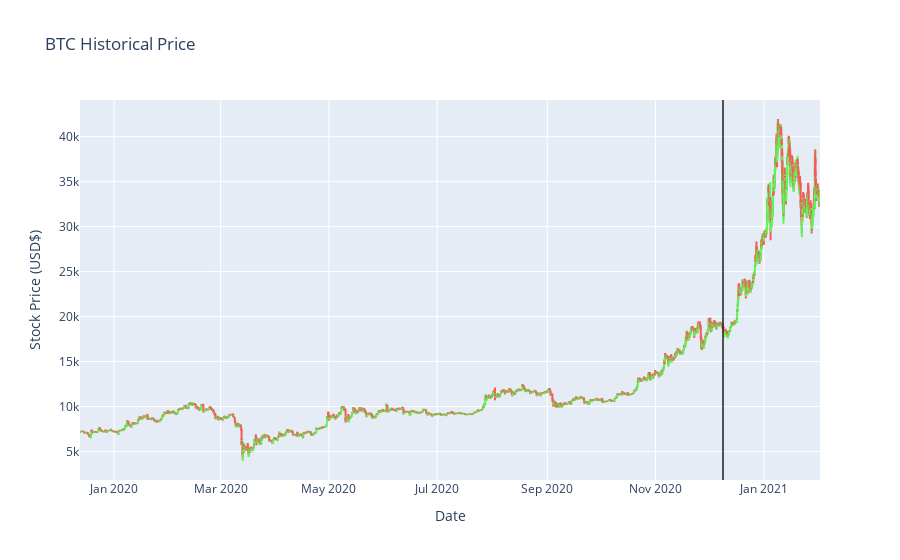

The notebook cell saved with this chart:
### Code cell
import plotly.graph_objs as go
from plotly.offline import download_plotlyjs, init_notebook_mode, plot, iplot

trace = go.Ohlc(x=amzn_df['date'],
                open=amzn_df['open'],
                high=amzn_df['high'],
                low=amzn_df['low'],
                close=amzn_df['close'],
               increasing=dict(line=dict(color= '#58FA58')),
                decreasing=dict(line=dict(color= '#FA5858')))

layout = {
    'title': 'BTC Historical Price',
    'xaxis': {'title': 'Date',
             'rangeslider': {'visible': False}},
    'yaxis': {'title': 'Stock Price (USD$)'},
    'shapes': [{
        'x0': '2020-12-09', 'x1': '2020-12-09',
        'y0': 0, 'y1': 1, 'xref': 'x', 'yref': 'paper',
        'line': {'color': 'rgb(30,30,30)', 'width': 1}
    }],
    'annotations': [{
        'x': '2019-12-20', 'y': 0.05, 'xref': 'x', 'yref': 'paper',
        'showarrow': False, 'xanchor': 'left',
        'text': ''
    }]
}

data = [trace]

fig = go.Figure(data=data, layout=layout)
iplot(fig, filename='simple_ohlc')

### Figure 1 — Plotly figure (JSON) as saved in the notebook; plotly's stock layout.template omitted (floating-point values rounded to 4 significant figures; data arrays with more than 128 entries replaced by an {"elided": "..."} marker saying what was removed)
{"data": [{"close": {"elided": "10005 float values"}, "decreasing": {"line": {"color": "#FA5858"}}, "high": {"elided": "10005 float values"}, "increasing": {"line": {"color": "#58FA58"}}, "low": {"elided": "10005 float values"}, "open": {"elided": "10005 float values"}, "type": "ohlc", "x": {"elided": "10005 str values"}}], "layout": {"annotations": [{"showarrow": false, "text": "", "x": "2019-12-20", "xanchor": "left", "xref": "x", "y": 0.05, "yref": "paper"}], "shapes": [{"line": {"color": "rgb(30,30,30)", "width": 1}, "x0": "2020-12-09", "x1": "2020-12-09", "xref": "x", "y0": 0, "y1": 1, "yref": "paper"}], "title": {"text": "BTC Historical Price"}, "xaxis": {"rangeslider": {"visible": false}, "title": {"text": "Date"}}, "yaxis": {"title": {"text": "Stock Price (USD$)"}}}}
